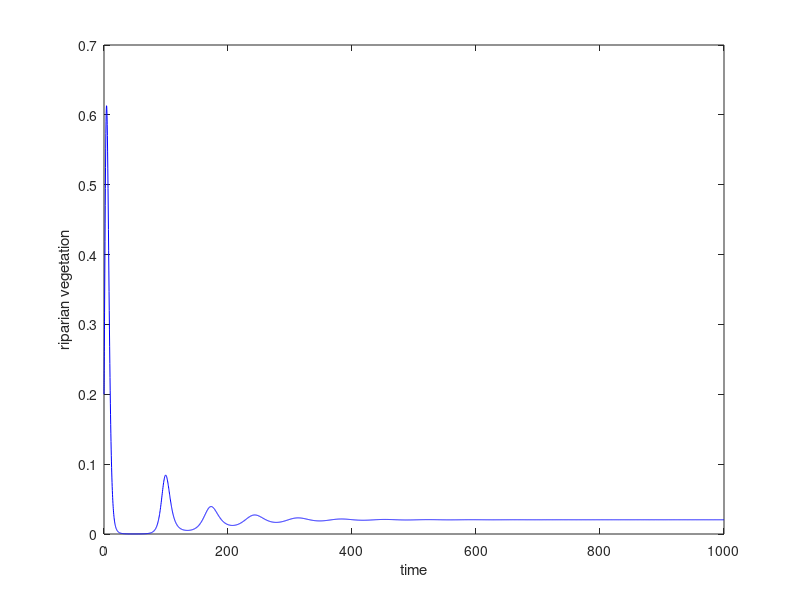
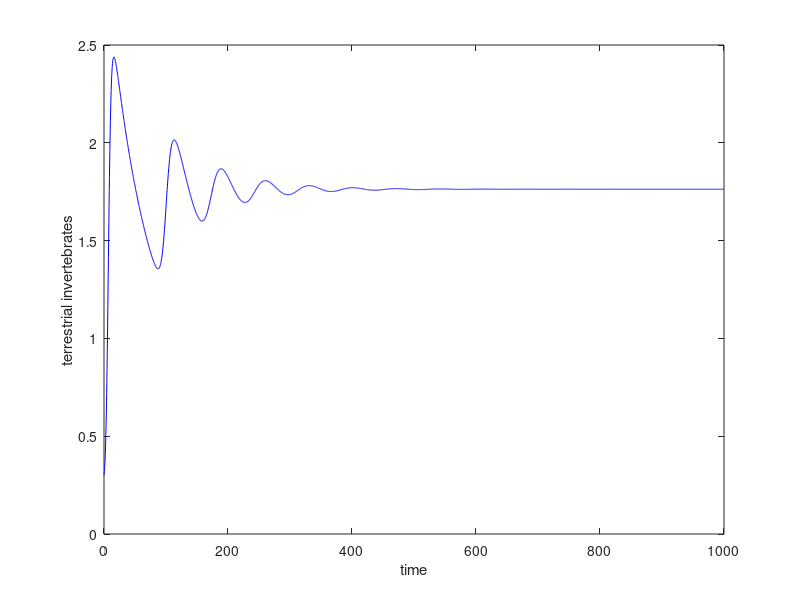
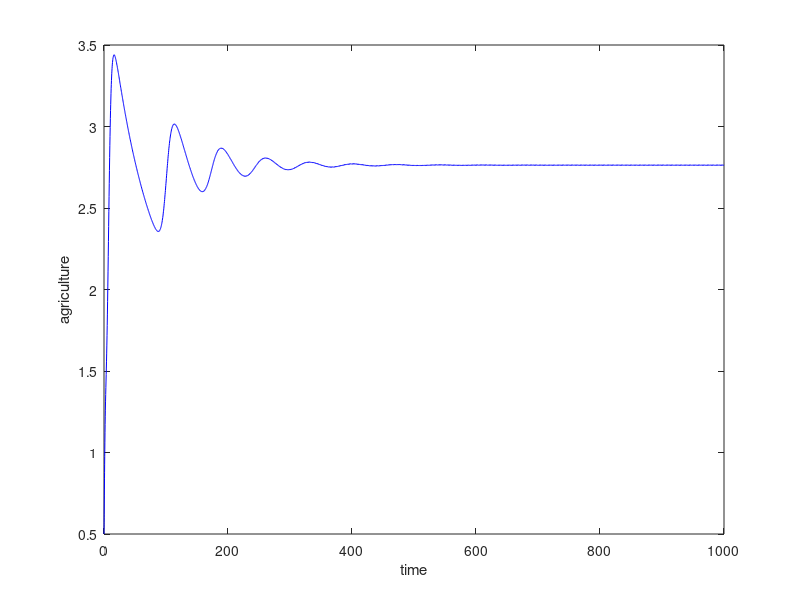

These charts were generated, in order, by the following MATLAB code:
% clc;
% clear;
% close all;
format long
%%parameter values that will not vary
s=1; K=1; nu=1; L=1;
%%PARAMETERS WITH PERIODIC OSCILLATIONS
% beta=0.5;
% beta=1.5;
beta=0.5;

r=.9; alpha=.005;
theta=.9; gamma=.0005; delta=.003;
%main model solving in RK4 method
riparian_dim=@(t,x)[r*x(1)*(1 - (x(1)/K)) - alpha*(x(1)^2)*x(3) - beta*x(2)*x(1); theta*beta*x(2)*x(1) - gamma*x(2)^2 - delta*x(2)*x(3); s*x(3)*(1 - (x(3)/L)) + nu*x(2)*x(3)];
[t,x]=ode45(riparian_dim,[0 1000],[.2 .3 .5]);
% [t,x]=ode45(riparian_dim,[0 1000],[.009 .5 .001]);
p_riparian=size(x);
V_cap_rev=x(p_riparian(1),1)
I_cap_rev=x(p_riparian(1),2)
A_cap_rev=x(p_riparian(1),3)
% %Equilibrium Existence
a_cap = (alpha*L*nu*theta*beta)/(s*(gamma+(delta*L*nu)/s))
b_cap = (r/K) + alpha*L -(alpha*(L^2)*nu*delta/(s*(gamma + (delta*L*nu/s)))) + (theta*(beta^2)/(gamma + (delta*L*nu/s)))
c_cap = -r - (delta*beta*L/(gamma + (delta*L*nu/s)))
D_cap = b_cap^2-4*a_cap*c_cap;
V1_cap = (-b_cap+sqrt(D_cap))/(2*a_cap)
V2_cap = (-b_cap-sqrt(D_cap))/(2*a_cap)
V_cap_act = V1_cap
I_cap_act = (theta*beta*V_cap_act - delta*L) / (gamma + (delta*L*nu/s))
A_cap_act = (s + nu*I_cap_act)*(L/s)
% if delta<2*theta*beta && alpha<theta*beta^2
%     disp("existence of interior equilibrium satisfied")
% end
% if (theta*beta*V_cap_act > delta*L)
%     disp("existence of interior equilibrium satisfied")
% end
% if beta>=1
if beta > (delta/theta)*(1+alpha/r)
    disp("existence of interior equilibrium satisfied")
end
% end
check=(theta*beta)/(2*r);
% if beta < 1 && beta >0
%     if gamma >= (theta*beta)/(2*r)
%         disp("existence of interior equilibrium satisfied")
%     end
% end

% && alpha<(theta*beta*r)/delta && r>alpha*delta/theta*beta &&
% dimensionless b1,b2,b3
% b1_dim = alpha*V_cap_act*A_cap_act + gamma*I_cap_act + A_cap_act + r*V_cap_act;
% b2_dim = r*V_cap_act*gamma*I_cap_act + r*V_cap_act*A_cap_act + alpha*V_cap_act*(A_cap_act^2) + (alpha*V_cap_act*A_cap_act*gamma*I_cap_act) + gamma*I_cap_act*A_cap_act + delta*I_cap_act*nu*A_cap_act + theta*V_cap_act*I_cap_act;
% b3_dim = r*V_cap_act*gamma*I_cap_act*A_cap_act + r*V_cap_act*delta*I_cap_act*nu*A_cap_act + alpha*V_cap_act*gamma*I_cap_act*(A_cap_act^2) + alpha*V_cap_act*delta*I_cap_act*nu*A_cap_act^2 + theta*I_cap_act*A_cap_act*V_cap_act + alpha*V_cap_act^2*theta*I_cap_act*nu*A_cap_act;
% hopf_riparian_dim = b1_dim*b2_dim-b3_dim
% 
% Routh-Hurwitz Stability Analysis
b1 = alpha*V_cap_act*A_cap_act + gamma*I_cap_act + (s*A_cap_act/L) + (r*V_cap_act/K)
b2 = ((r*V_cap_act*gamma*I_cap_act)/K) + ((r*V_cap_act*s*A_cap_act)/L) + ((alpha*V_cap_act*(A_cap_act^2)*s)/L) + (alpha*V_cap_act*A_cap_act*gamma*I_cap_act) + ((gamma*I_cap_act*s*A_cap_act)/L) + (delta*I_cap_act*nu*A_cap_act) + (theta*beta^2*V_cap_act*I_cap_act);
b3 = ((r*V_cap_act*gamma*I_cap_act*s*A_cap_act)/(K*L)) + ((r*V_cap_act*delta*I_cap_act*nu*A_cap_act)/K) + ((alpha*V_cap_act*gamma*I_cap_act*s*A_cap_act^2)/L) + (alpha*V_cap_act*delta*I_cap_act*nu*A_cap_act^2) + ((theta*beta^2*I_cap_act*s*A_cap_act*V_cap_act)/L) + alpha*V_cap_act^2*theta*beta*I_cap_act*nu*A_cap_act;
hopf_riparian = b1*b2-b3
% 
if hopf_riparian>0
    disp('condition for b1*b2-b3>0')
end
% Jacobian
% a11_1= - (r*V_cap_act/K)- alpha*V_cap_act*A_cap_act
a11 = r - (2*r*V_cap_act/K) - 2*alpha*V_cap_act*A_cap_act - beta*I_cap_act;
a12 = -beta*V_cap_act;
a13 = -alpha*V_cap_act^2;
a21 = theta*beta*I_cap_act;
a22 = theta*beta*V_cap_act - 2*gamma*I_cap_act - delta*A_cap_act;
% a22=-gamma*I_cap_act
a23 = -delta*I_cap_act;
a31 = 0;
a32 = nu*A_cap_act;
% a33=-s*A_cap_act/L
a33= s - (2*s*A_cap_act/L) + nu*I_cap_act;
J_riparian = [a11 a12 a13;a21 a22 a23;a31 a32 a33];
eigs(J_riparian)
% Global Stability Condition (using Poincare Bendixosn theorem)
if gamma>delta && r>alpha*K^2
    disp('condition 1 for Global Stability satisfied')
end
if beta<r/K
    disp('condition 2 for Global Stability satisfied')
end
% if nu<s/L && beta<r/K
%     disp('condition 2 for Global Stability satisfied')
% end
if theta*beta<gamma
    disp('condition 3 for Global Stability satisfied')
end
% %Global Stability Condition (using Lyapunov)
if alpha^2*K^2<4*(delta*s*r)/(L*theta*nu*K)
    disp('condition 4 (Lyapunov) for Global Stability satisfied')
end
%%tranvsersality condition with respect to delta
trans_value=theta*I_cap_act*V_cap_act*(alpha*V_cap_act*A_cap_act-2*gamma*beta*I_cap_act-2*r*beta*V_cap_act-2*alpha*beta*V_cap_act*A_cap_act)
if trans_value~= 0
      disp('transversality condition satisfied')
end 

%Figures Plotted
figure(1)
plot(t,x(:,1),'b')
xlabel('time') 
ylabel('riparian vegetation')
% label1 = '$\beta=0.05$';
% label2 = '$\beta=1.5$';
% label3 = '$\beta=5.5$';
% legend(label1,label2,label3,'Interpreter','latex')
hold on
figure(2)
plot(t,x(:,2),'b')
xlabel('time') 
ylabel('terrestrial invertebrates')
% label1 = '$\beta=0.05$';
% label2 = '$\beta=1.5$';
% label3 = '$\beta=5.5$';
% legend(label1,label2,label3,'Interpreter','latex')
hold on
figure(3)
plot(t,x(:,3),'b')
xlabel('time') 
ylabel('agriculture')
% label1 = '$\beta=0.05$';
% label2 = '$\beta=1.5$';
% label3 = '$\beta=5.5$';
% legend(label1,label2,label3,'Interpreter','latex')
hold on
% figure(4)
% plot3(x(:,1),x(:,2),x(:,3),'b')
% xlabel('riparian vegetation') 
% ylabel('terrestrial invertebrates')
% zlabel('agriculture')
% label1 = '$\beta=0.05$';
% label2 = '$\beta=1.5$';
% label3 = '$\beta=5.5$';
% legend(label1,label2,label3,'Interpreter','latex')
% hold on
% figure(5)
% plot(x(:,2),x(:,1),'k')
% xlabel('terrestrial invertebrates') 
% ylabel('riparian vegetation') 
% hold on
